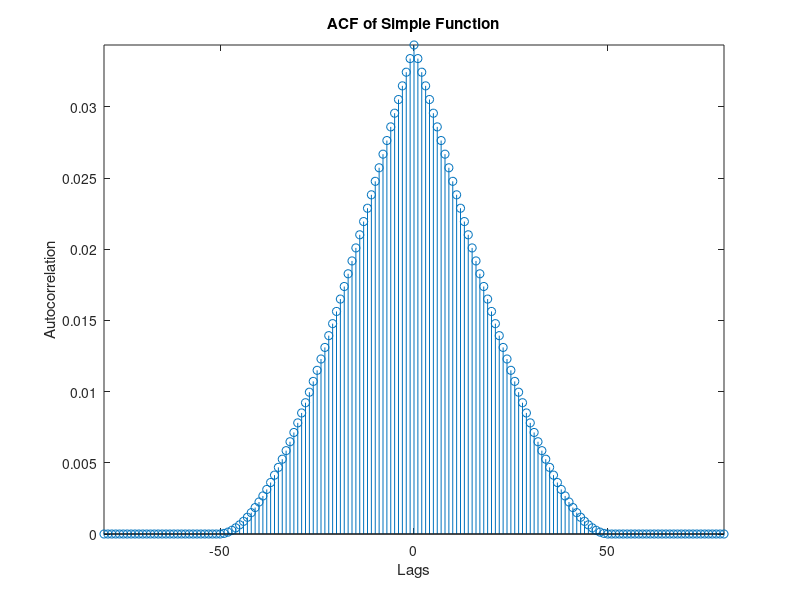
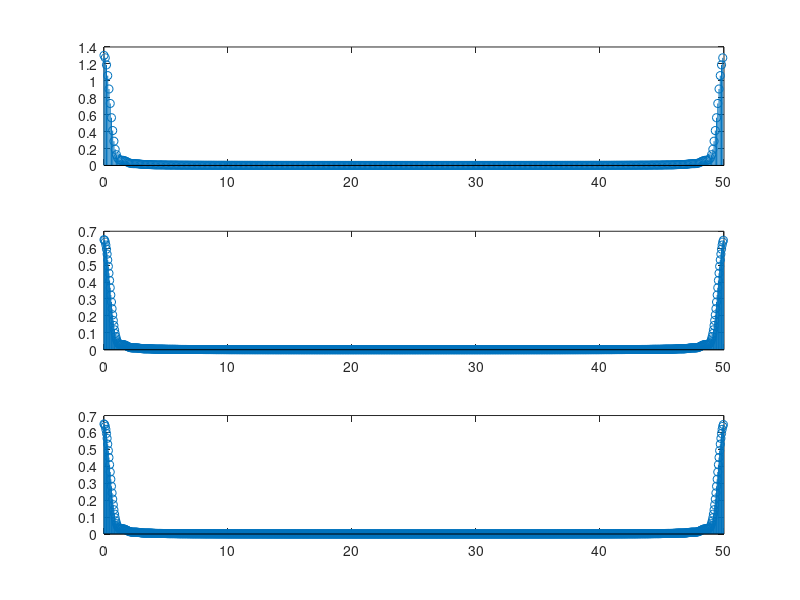
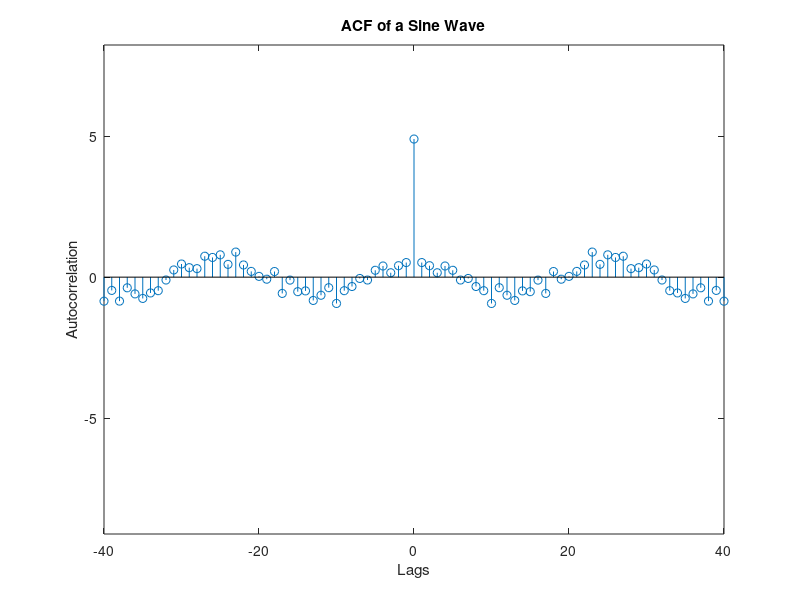
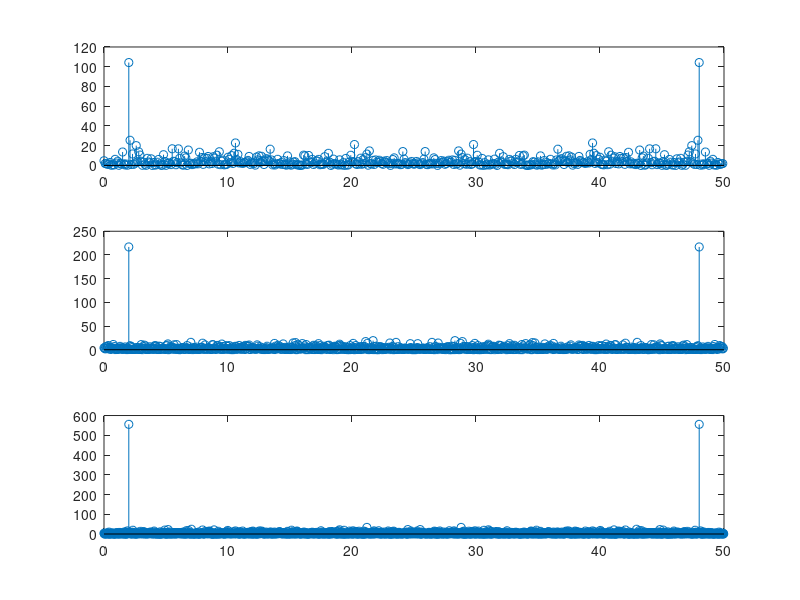

The MATLAB source for these figures, in order:
% 1.2 Show analytically and through simulations that the definition of PSD 
% in (7) is equivalent to that in (9) under a mild assumption that the 
% covariance sequence r(k) decays rapidly

fs = 50; % Sampling frequency of both simulations

% Use a simple function as basis for simulation
N = 500; % Select initial value of N
simple_func = zeros(1,N);
t = 0:1/fs:(N-1)/fs;
for i = 1:N
    if(t(i) <= 1)
        simple_func(i) = 1-t(i);
    end
end

% Find autocorrelation
R_sf_hat = xcorr(simple_func,'unbiased'); % Find unbiased estimate
maxlag = length(t) - 1; % Find Maximum lag
tau = -maxlag:maxlag;
figure(1)
stem(tau, R_sf_hat);
axis([-80 80 -inf inf]);
title('ACF of Simple Function');
xlabel('Lags');
ylabel('Autocorrelation');

% Plot PSD for N=500
N = 500; % Select initial value of N
simple_func = zeros(1,N);
t = 0:1/fs:(N-1)/fs;
for i = 1:N
    if(t(i) <= 1)
        simple_func(i) = 1-t(i);
    end
end
f = 0:fs/N:fs-1/N;
fft_power_sf = fft(simple_func).*conj(fft(simple_func))/N;
figure(2)
subplot(3,1,1)
stem(f,fft_power_sf);

% Plot PSD for N=1000
N = 1000; % Select initial value of N
simple_func = zeros(1,N);
t = 0:1/fs:(N-1)/fs;
for i = 1:N
    if(t(i) <= 1)
        simple_func(i) = 1-t(i);
    end
end
f = 0:fs/N:fs-1/N;
fft_power_sf_2 = fft(simple_func).*conj(fft(simple_func))/N;
figure(2)
subplot(3,1,2)
stem(f,fft_power_sf_2);

% Plot PSD for N=2000
N = 1000; % Select initial value of N
simple_func = zeros(1,N);
t = 0:1/fs:(N-1)/fs;
for i = 1:N
    if(t(i) <= 1)
        simple_func(i) = 1-t(i);
    end
end
f = 0:fs/N:fs-1/N;
fft_power_sf_3 = fft(simple_func).*conj(fft(simple_func))/N;
figure(2)
subplot(3,1,3)
stem(f,fft_power_sf_3);

% Provide a simulation for the case when this equivalence does not hold.
% Explain the reasons.
N = 500; % Select initial value of N
t = 0:1/fs:(N-1)/fs;
f_wave = 2; % Frequency of wave
wave = sin(2*pi*f_wave*t) + 2*randn(1,N);

% Find autocorrelation
R_wave_hat = xcorr(wave,'unbiased'); % Find unbiased estimate
maxlag = length(t) - 1; % Find Maximum lag
tau = -maxlag:maxlag;
figure(3)
stem(tau, R_wave_hat);
axis([-40 40 -inf inf]);
title('ACF of a Sine Wave');
xlabel('Lags');
ylabel('Autocorrelation');

% Plot PSD for N=500
N = 500;
t = 0:1/fs:(N-1)/fs;
wave = sin(2*pi*f_wave*t) + 2*randn(1,N);
fft_power_sf = fft(wave).*conj(fft(wave))/N;
f = 0:fs/N:fs-1/N;
figure(4)
subplot(3,1,1)
stem(f,fft_power_sf);

% Plot PSD for N=1000
N = 1000;
t = 0:1/fs:(N-1)/fs;
wave = sin(2*pi*f_wave*t) + 2*randn(1,N);
fft_power_2 = fft(wave).*conj(fft(wave))/N;
f = 0:fs/N:fs-1/N;
figure(4)
subplot(3,1,2)
stem(f,fft_power_2);

% Plot PSD for N=2000
N = 2000;
t = 0:1/fs:(N-1)/fs;
wave = sin(2*pi*f_wave*t) + 2*randn(1,N);
fft_power_3 = fft(wave).*conj(fft(wave))/N;
f = 0:fs/N:fs-1/N;
figure(4)
subplot(3,1,3)
stem(f,fft_power_3);